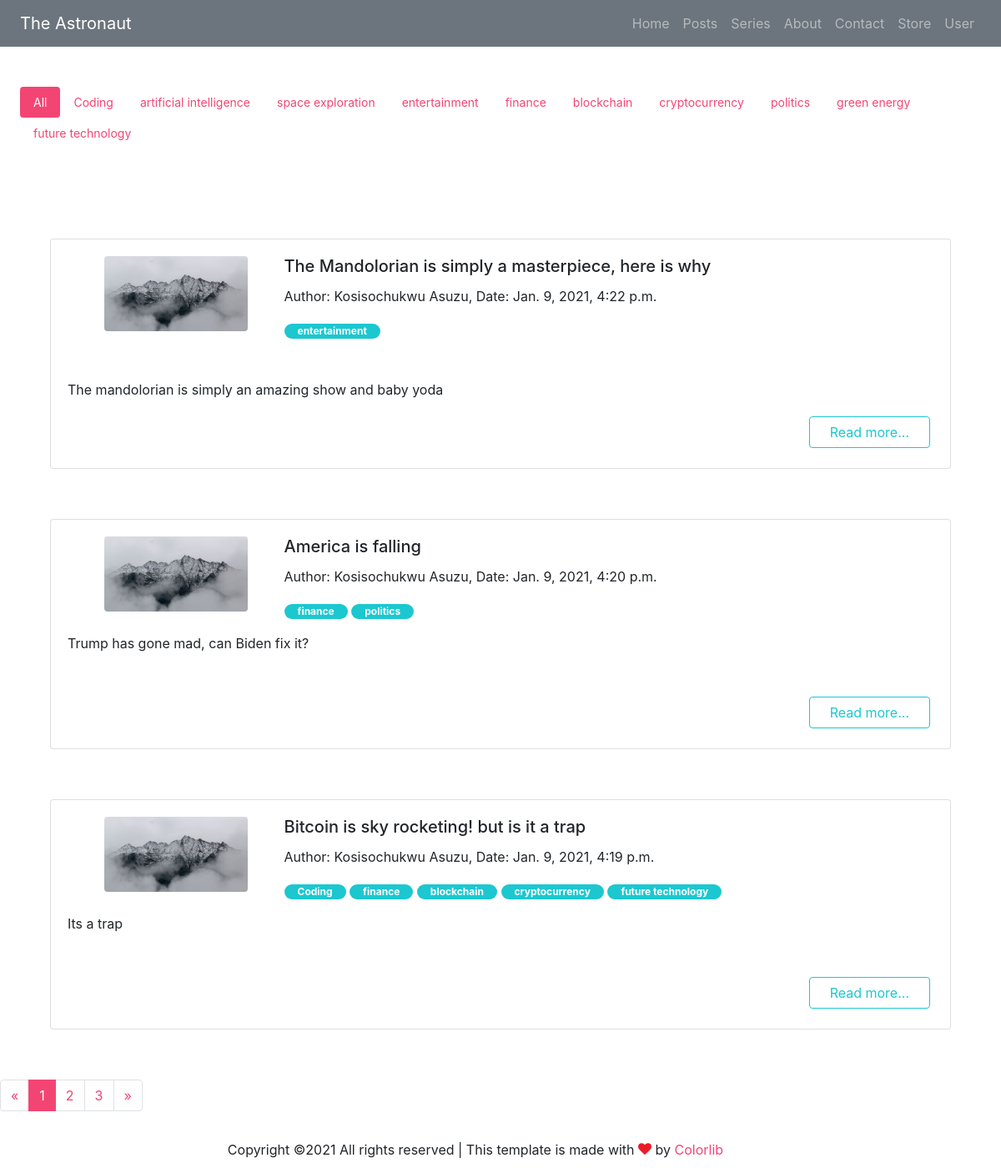
The page /posts on the database its author committed.
### blog/models.py (models this page shows, shortened)
class Category(models.Model):
    name = models.CharField(max_length=200)

class Post(models.Model):
    title = models.CharField(max_length=200)
    content = RichTextField(blank=True, null=True)
    category = models.ManyToManyField(Category)
    author = models.ForeignKey(Author, on_delete=models.CASCADE)
    date_written = models.DateTimeField()
    title_image = models.URLField(default="")

class Author(models.Model):
    user = models.ForeignKey(User, on_delete=models.CASCADE)
    def __str__(self):
        u = self.user
        return f'{u.first_name} {u.last_name}'

### blog/views.py (the view)
# urls.py: path("posts", views.posts, name="Posts"),
def posts(request):
    categories = Category.objects.all()
    category = request.GET.get("category", "all")
    page = request.GET.get("page", 1)
    if category == "all":
        p = Post.objects.all()
        current = "all"
    else:
        c = Category.objects.get(name=category)
        p = c.get_posts()
        current = category
    paginator = Paginator(p[::-1], 3)
    num_pages = paginator.num_pages
    num_list = []
    for num in range(num_pages):
        num_list.append(num + 1)
    p = paginator.page(page)
    if p.has_next():
        ne = int(page)+1
    else:
        ne = int(page)
    if p.has_previous():
        previous = int(page) - 1
    else:
        previous = int(page)
    context = {
        "categories": categories,
        "posts": p,
        "current": current,
        "page_nums": num_list,
        "page_num": int(page),
        "next": ne,
        "previous": previous,
    }
    return render(request, 'posts.html', context)

### blog/templates/posts.html (shortened to what this page needs)
{% extends 'base.html' %}
{% block content%}
<div class="categories_top_bar">
    {% include 'categories_top_bar.html' with categories=categories %}
</div>
<div>
    {% for post in posts%}
        {% include 'article_card.html' with post=post %}
    {% endfor %}
</div>
  <nav aria-label="Page navigation example" class="mb-4 paginator">
              <ul class="custom-pagination pagination-info pagination align-items-stretch">
                <li class="page-item">
                  <a class="page-link" href="?category={{current}}&page={{previous}}" aria-label="Previous">
                    <span aria-hidden="true">&laquo;</span>
                  </a>
                </li>
                  {% for page in page_nums %}
                  {% if page_num == page %}
                  <li class="page-item active"><a class="page-link" href="?category={{current}}&page={{page}}">{{page}}</a></li>
                  {% else %}
                  <li class="page-item "><a class="page-link" href="?category={{current}}&page={{page}}">{{page}}</a></li>
                  {% endif %}
                  {% endfor %}
                <li class="page-item">
                  <a class="page-link" href="?category={{current}}&page={{next}}" aria-label="Next">
                    <span aria-hidden="true">&raquo;</span>
                  </a>
                </li>
              </ul>
            </nav>
{% endblock content%}

### blog/templates/categories_top_bar.html
<div class="tab-card p-4">
      <div class="tab-menu tab-secondary mb-4">
                    <div class="nav flex-row nav-pills" id="v-pills-tab" role="tablist" aria-orientation="vertical">
                        {% if current == "all" %}
                        <a class="nav-link active" style="margin: 0px; font-size:14px;" href="?category=all">All</a>
                        {% else%}
                        <a class="nav-link " style="margin: 0px; font-size:14px;" href="?category=all">All</a>
                        {% endif %}
                         {% for category in categories %}
                        {% if current == category.name %}
                      <a class="nav-link active" style="margin: 0px;  font-size:14px;" href="?category={{category.name}}">{{category.name}}</a>
                        {% else %}
                        <a class="nav-link " style="margin: 0px;  font-size:14px;" href="?category={{category.name}}">{{category.name}}</a>
                        {% endif %}
                         {% endfor %}
                    </div>
      </div>
</div>

### blog/templates/article_card.html (shortened to what this page needs)
  <div class="article">
      <div class="card card-20201">
              {% load static %}
              <div class="card-body">
                <div class="col-lg-3 text-center side-image">
                  <img src="{% static 'images/hero_1.jpg' %}" alt="Image" class="img-fluid w-75 rounded img-raised">
                </div>
                <div>
                <h5 class="card-title">{{post.title}}</h5>
                    <p>
                        Author: {{post.author}}, Date: {{post.date_written}}
                    </p>
                    <p>
                        {% for cat in post.category.all %}
                        <span class="badge px-3 badge-pill badge-info">{{cat.name}}</span>
                        {% endfor %}
                    </p>
                <p class="card-text mb-5">{{post.content | safe }}</p>
                <a href="{% url 'Article' post.pk %}" class="btn px-4 m-1 btn-outline-info read-more ">Read more...</a>
                </div>
              </div>
  </div>
  </div>

### blog/static/css/mystyle.css (style rules this page uses)
.article { width:90%; margin: 5%; }
.read-more { float: right; }
.side-image { display:inline-block; float:left; }

### rows shown on the page
Category: name "Coding"
Category: name "artificial intelligence"
Category: name "space exploration"
Category: name "entertainment"
Category: name "finance"
Category: name "blockchain"
Category: name "cryptocurrency"
Category: name "politics"
Category: name "green energy"
Category: name "future technology"
Post: title "The Mandolorian is simply a masterpiece, here is why", author "Kosisochukwu Asuzu", date_written "Jan. 9, 2021, 4:22 p.m.", content "The mandolorian is simply an amazing show and baby yoda"
Post: title "America is falling", author "Kosisochukwu Asuzu", date_written "Jan. 9, 2021, 4:20 p.m.", content "Trump has gone mad, can Biden fix it?"
Post: title "Bitcoin is sky rocketing! but is it a trap", author "Kosisochukwu Asuzu", date_written "Jan. 9, 2021, 4:19 p.m.", content "Its a trap"

### other values the page prints
{{ page }} "1"
{{ page }} "2" "3"
